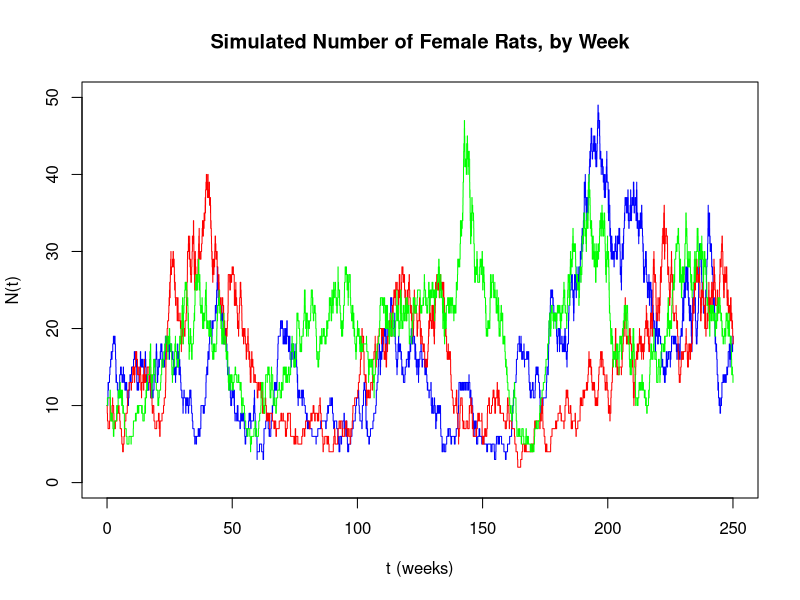
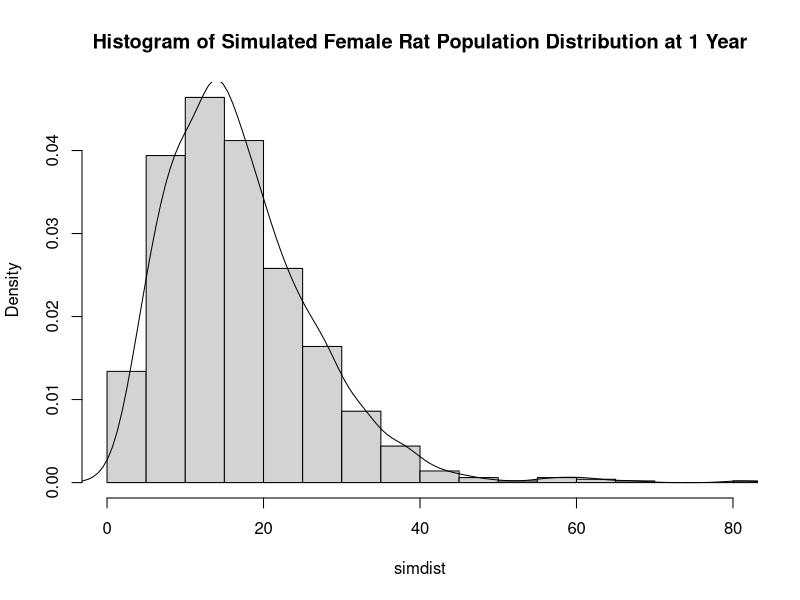

Write R code to recreate these figures, in order.
## ---- chunk 1
knitr::opts_chunk$set(echo = TRUE)
## ---- chunk 2
set.seed(1)

# Question 2 b

ratpopulation = function (T=250, N0=10, lambda=0.2, theta=0.4, mu=0.25) {
  t = 0
  N = N0
  i = 1
  A.t = rexp(1,N*lambda+theta)             # first arrival time
  D.t = ifelse(N == 0, A.t,rexp(1,N*mu))   # first departure time
  while (t[i] < T) {
    if(N[i] == 0){                        # no rats = no departure
      t[i+1] = A.t
      N[i+1] = 1
      A.t <- t[i+1] + rexp(1,N[i+1]*lambda+theta)
      D.t <- t[i+1] + rexp(1,N[i+1]*mu)
    }
    else{
      t[i+1] = min(A.t,D.t)
      N[i+1] = N[i] + ifelse(A.t < D.t, 1, -1)
      if(A.t < D.t){                              # is arrival ?
        A.t = t[i+1] + rexp(1,N[i+1]*lambda+theta)   # next arrival time
      }
      else {                                      # is departure
        D.t = ifelse(N[i+1] == 0, t[i+1], t[i+1] + rexp(1,N[i+1]*mu)) # next departure time
        }
      }
  i = i + 1
  }
  cbind (t=t, N=N)
}

# Question 2 c

x1 = ratpopulation()
n1 = nrow (x1)
plot (c(x1[1,1], rep(x1[-1,1], each =2), x1[n1,1]), rep(x1[,2], each =2), col="blue",
      type ="l", xlab ="t (weeks)", ylab ="N(t)", xlim=c(0, 250), ylim=c(0, 50), 
      main="Simulated Number of Female Rats, by Week")

x2 = ratpopulation()
n2 = nrow (x2)
lines(c(x2[1,1], rep(x2[-1,1], each =2), x2[n2,1]), rep(x2[,2], each =2), col="red")

x3 = ratpopulation()
n3 = nrow (x3)
lines(c(x3[1,1], rep(x3[-1,1], each =2), x3[n3,1]), rep(x3[,2], each =2), col="green")
## ---- chunk 3

# Question 2 d

dist1yr <- function(N = 1000, T = 52){
  vr1yr <- rep(NA,N)
  for (i in 1:N){
    r1yr <- ratpopulation(T=T)
    len <- length(r1yr)
    vr1yr[i] <- r1yr[len]
  }
  return(vr1yr)
}

simdist <- dist1yr()

hist(simdist, xlim=c(0,80), breaks=50, prob=TRUE, 
     main="Histogram of Simulated Female Rat Population Distribution at 1 Year")
lines(density(simdist))

## Appears to follow Gamma (Erlang?) distribution
## ---- chunk 4

# Question 2 e

longavrats <- function(N=100, T=1000){
  avgs <- rep(NA, N)
  for (i in 1:N){
    x1 = ratpopulation(T=T)  
    k = x1[,1] >= .2 * T
    x2 = x1[k,] 
    avgs[i] <- mean(x2[,2])
  }
  return(mean(avgs))
}

longavrats()
